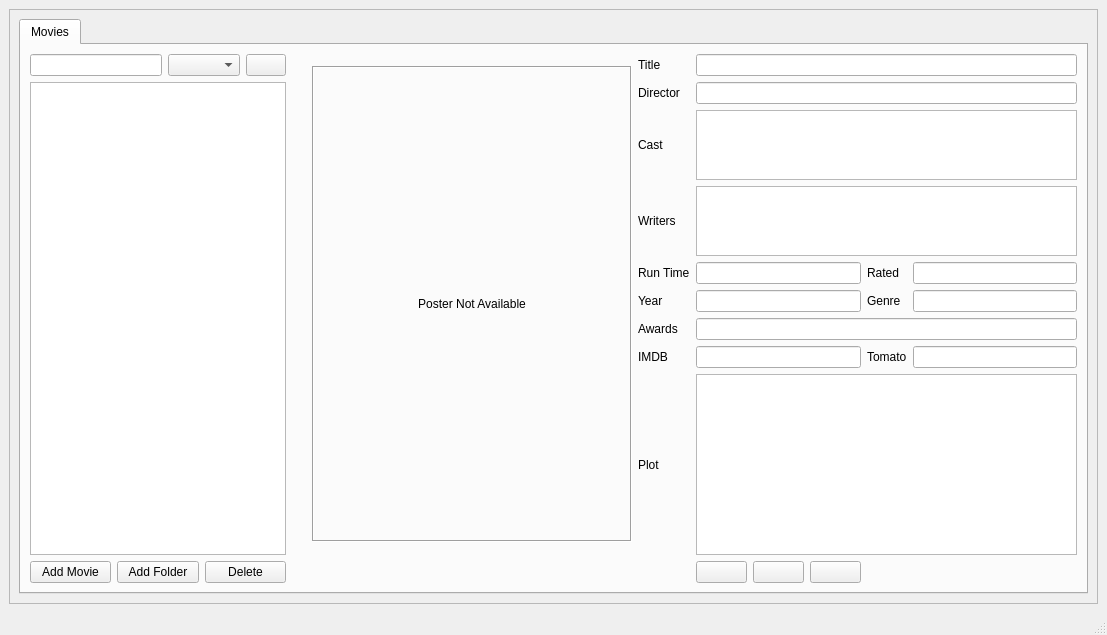
<?xml version="1.0" encoding="UTF-8"?>
<ui version="4.0">
 <class>MainWindow</class>
 <widget class="QMainWindow" name="MainWindow">
  <property name="geometry">
   <rect>
    <x>0</x>
    <y>0</y>
    <width>1107</width>
    <height>635</height>
   </rect>
  </property>
  <property name="windowTitle">
   <string>Personal Movie Manager</string>
  </property>
  <widget class="QWidget" name="centralwidget">
   <layout class="QGridLayout" name="gridLayout">
    <item row="0" column="0">
     <widget class="QFrame" name="frame">
      <property name="frameShape">
       <enum>QFrame::StyledPanel</enum>
      </property>
      <property name="frameShadow">
       <enum>QFrame::Raised</enum>
      </property>
      <layout class="QGridLayout" name="gridLayout_2">
       <item row="0" column="0">
        <widget class="QTabWidget" name="tabWidget">
         <property name="tabShape">
          <enum>QTabWidget::Rounded</enum>
         </property>
         <property name="currentIndex">
          <number>0</number>
         </property>
         <widget class="QWidget" name="Movies">
          <attribute name="title">
           <string>Movies</string>
          </attribute>
          <layout class="QGridLayout" name="gridLayout_3">
           <item row="6" column="7">
            <widget class="QLabel" name="label_6">
             <property name="text">
              <string>Rated</string>
             </property>
            </widget>
           </item>
           <item row="7" column="6">
            <widget class="QLineEdit" name="year"/>
           </item>
           <item row="2" column="5">
            <widget class="QLabel" name="label_2">
             <property name="text">
              <string>Title</string>
             </property>
            </widget>
           </item>
           <item row="3" column="5">
            <widget class="QLabel" name="label_3">
             <property name="text">
              <string>Director</string>
             </property>
            </widget>
           </item>
           <item row="2" column="0" colspan="3">
            <layout class="QHBoxLayout" name="horizontalLayout_2">
             <item>
              <widget class="QLineEdit" name="searchText"/>
             </item>
             <item>
              <widget class="QComboBox" name="searchCategory"/>
             </item>
             <item>
              <widget class="QPushButton" name="search">
               <property name="maximumSize">
                <size>
                 <width>40</width>
                 <height>16777215</height>
                </size>
               </property>
               <property name="text">
                <string/>
               </property>
               <property name="icon">
                <iconset resource="../Icons/icons.qrc">
                 <normaloff>:/Icons/1404682038_27877.ico</normaloff>:/Icons/1404682038_27877.ico</iconset>
               </property>
              </widget>
             </item>
            </layout>
           </item>
           <item row="2" column="3" rowspan="10">
            <spacer name="verticalSpacer">
             <property name="orientation">
              <enum>Qt::Vertical</enum>
             </property>
             <property name="sizeHint" stdset="0">
              <size>
               <width>20</width>
               <height>523</height>
              </size>
             </property>
            </spacer>
           </item>
           <item row="7" column="5">
            <widget class="QLabel" name="label_7">
             <property name="text">
              <string>Year</string>
             </property>
            </widget>
           </item>
           <item row="3" column="6" colspan="3">
            <widget class="QLineEdit" name="director"/>
           </item>
           <item row="2" column="4" rowspan="9">
            <widget class="QLabel" name="poster">
             <property name="minimumSize">
              <size>
               <width>320</width>
               <height>476</height>
              </size>
             </property>
             <property name="maximumSize">
              <size>
               <width>320</width>
               <height>476</height>
              </size>
             </property>
             <property name="frameShape">
              <enum>QFrame::Box</enum>
             </property>
             <property name="frameShadow">
              <enum>QFrame::Sunken</enum>
             </property>
             <property name="text">
              <string>Poster Not Available</string>
             </property>
             <property name="alignment">
              <set>Qt::AlignCenter</set>
             </property>
            </widget>
           </item>
           <item row="7" column="7">
            <widget class="QLabel" name="label_8">
             <property name="text">
              <string>Genre</string>
             </property>
            </widget>
           </item>
           <item row="6" column="5">
            <widget class="QLabel" name="label_5">
             <property name="text">
              <string>Run Time</string>
             </property>
            </widget>
           </item>
           <item row="10" column="5">
            <widget class="QLabel" name="label_11">
             <property name="text">
              <string>Plot</string>
             </property>
            </widget>
           </item>
           <item row="10" column="6" colspan="3">
            <widget class="QTextEdit" name="plot"/>
           </item>
           <item row="11" column="1">
            <widget class="QPushButton" name="addFolder">
             <property name="text">
              <string>Add Folder</string>
             </property>
             <property name="icon">
              <iconset resource="../Icons/icons.qrc">
               <normaloff>:/Icons/1404683777_27849.ico</normaloff>:/Icons/1404683777_27849.ico</iconset>
             </property>
            </widget>
           </item>
           <item row="11" column="6">
            <layout class="QHBoxLayout" name="horizontalLayout">
             <item>
              <widget class="QPushButton" name="save">
               <property name="maximumSize">
                <size>
                 <width>60</width>
                 <height>16777215</height>
                </size>
               </property>
               <property name="text">
                <string/>
               </property>
               <property name="icon">
                <iconset resource="../Icons/icons.qrc">
                 <normaloff>:/Icons/1404682264_27876.ico</normaloff>:/Icons/1404682264_27876.ico</iconset>
               </property>
               <property name="iconSize">
                <size>
                 <width>40</width>
                 <height>32</height>
                </size>
               </property>
              </widget>
             </item>
             <item>
              <widget class="QPushButton" name="play">
               <property name="maximumSize">
                <size>
                 <width>60</width>
                 <height>16777215</height>
                </size>
               </property>
               <property name="text">
                <string/>
               </property>
               <property name="icon">
                <iconset resource="../Icons/icons.qrc">
                 <normaloff>:/Icons/1404682048_27865.ico</normaloff>:/Icons/1404682048_27865.ico</iconset>
               </property>
               <property name="iconSize">
                <size>
                 <width>40</width>
                 <height>32</height>
                </size>
               </property>
              </widget>
             </item>
             <item>
              <widget class="QPushButton" name="info">
               <property name="maximumSize">
                <size>
                 <width>60</width>
                 <height>16777215</height>
                </size>
               </property>
               <property name="text">
                <string/>
               </property>
               <property name="icon">
                <iconset resource="../Icons/icons.qrc">
                 <normaloff>:/Icons/1404682274_27854.ico</normaloff>:/Icons/1404682274_27854.ico</iconset>
               </property>
               <property name="iconSize">
                <size>
                 <width>40</width>
                 <height>32</height>
                </size>
               </property>
              </widget>
             </item>
            </layout>
           </item>
           <item row="9" column="5">
            <widget class="QLabel" name="label_12">
             <property name="text">
              <string>IMDB</string>
             </property>
            </widget>
           </item>
           <item row="11" column="0">
            <widget class="QPushButton" name="addMovie">
             <property name="text">
              <string>Add Movie</string>
             </property>
             <property name="icon">
              <iconset resource="../Icons/icons.qrc">
               <normaloff>:/Icons/1404682250_27831.ico</normaloff>:/Icons/1404682250_27831.ico</iconset>
             </property>
            </widget>
           </item>
           <item row="11" column="2">
            <widget class="QPushButton" name="remove">
             <property name="text">
              <string>Delete</string>
             </property>
             <property name="icon">
              <iconset resource="../Icons/icons.qrc">
               <normaloff>:/Icons/1404682064_27842.ico</normaloff>:/Icons/1404682064_27842.ico</iconset>
             </property>
            </widget>
           </item>
           <item row="7" column="8">
            <widget class="QLineEdit" name="genre"/>
           </item>
           <item row="4" column="5">
            <widget class="QLabel" name="label_4">
             <property name="text">
              <string>Cast</string>
             </property>
            </widget>
           </item>
           <item row="6" column="8">
            <widget class="QLineEdit" name="rated"/>
           </item>
           <item row="2" column="6" colspan="3">
            <widget class="QLineEdit" name="title"/>
           </item>
           <item row="6" column="6">
            <widget class="QLineEdit" name="runtime"/>
           </item>
           <item row="8" column="5">
            <widget class="QLabel" name="label_9">
             <property name="text">
              <string>Awards</string>
             </property>
            </widget>
           </item>
           <item row="9" column="6">
            <widget class="QLineEdit" name="imdb"/>
           </item>
           <item row="9" column="7">
            <widget class="QLabel" name="label_10">
             <property name="text">
              <string>Tomato</string>
             </property>
            </widget>
           </item>
           <item row="9" column="8">
            <widget class="QLineEdit" name="tomato"/>
           </item>
           <item row="8" column="6" colspan="3">
            <widget class="QLineEdit" name="awards"/>
           </item>
           <item row="4" column="6" colspan="3">
            <widget class="QTextEdit" name="cast">
             <property name="maximumSize">
              <size>
               <width>16777215</width>
               <height>80</height>
              </size>
             </property>
            </widget>
           </item>
           <item row="5" column="6" colspan="3">
            <widget class="QTextEdit" name="writers">
             <property name="maximumSize">
              <size>
               <width>16777215</width>
               <height>80</height>
              </size>
             </property>
            </widget>
           </item>
           <item row="5" column="5">
            <widget class="QLabel" name="label_13">
             <property name="text">
              <string>Writers</string>
             </property>
            </widget>
           </item>
           <item row="3" column="0" rowspan="8" colspan="3">
            <widget class="QListWidget" name="listWidget">
             <property name="font">
              <font>
               <family>Sans Serif</family>
               <pointsize>12</pointsize>
              </font>
             </property>
            </widget>
           </item>
          </layout>
         </widget>
        </widget>
       </item>
      </layout>
     </widget>
    </item>
   </layout>
  </widget>
  <widget class="QStatusBar" name="statusbar"/>
 </widget>
 <resources>
  <include location="../Icons/icons.qrc"/>
 </resources>
 <connections/>
</ui>
